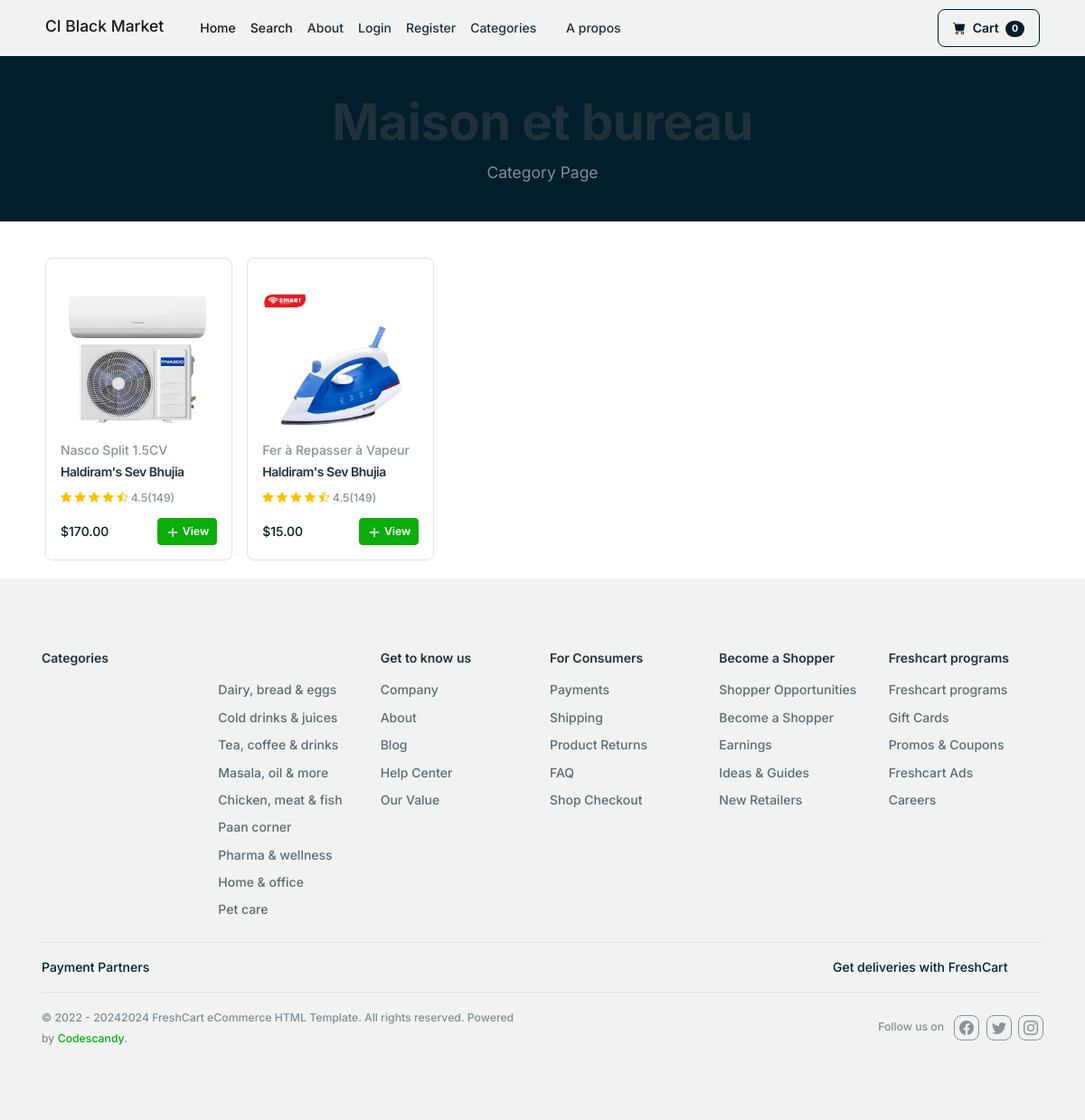
The page /category/Maison et bureau on the database its author committed.
### store/models.py (models this page shows, shortened)
class Category(models.Model):
	name = models.CharField(max_length=50)
	def __str__(self):
		return self.name
	class Meta:
		verbose_name_plural = 'categories'

class Product(models.Model):
	name = models.CharField(max_length=100)
	price = models.DecimalField(default=0, decimal_places=2, max_digits=6)
	category = models.ForeignKey(Category, on_delete=models.CASCADE, default=1)
	description = models.CharField(max_length=250, default='', blank=True, null=True)
	image = models.ImageField(upload_to='uploads/product/')
	is_sale = models.BooleanField(default=False)
	sale_price = models.DecimalField(default=0, decimal_places=2, max_digits=6)

### store/views.py (the view)
# urls.py: path('category/<str:foo>', views.category, name='category'),
def category(request, foo):
	foo = foo.replace('-', ' ')
	try:
		category = Category.objects.get(name=foo)
		products = Product.objects.filter(category=category)
		return render(request, 'category.html', {'products':products, 'category':category})
	except:
		messages.success(request, ("That Category Doesn't Exist..."))
		return redirect('home')

### cart/cart.py (called while the page is built)
	def __len__(self):
		return len(self.cart)

### cart/context_processors.py (called while the page is built)
def cart(request):
	return {'cart': Cart(request)}

### store/templates/category.html
{% extends 'base.html' %}
{% block content %}
        <header class="bg-dark py-5">
            <div class="container px-4 px-lg-5 my-5">
                <div class="text-center text-white">
                    <h1 class="display-4 fw-bolder">
                    {{ category }}
                </h1>
                    <p class="lead fw-normal text-white-50 mb-0">Category Page</p>
                </div>
            </div>
        </header>
        <section class="py-5">
            <div class="container px-4 px-lg-5 mt-5">
                <div class="row g-4 row-cols-lg-5 row-cols-2 row-cols-md-3">
                {% for product in products %}
                    {% if product.is_sale %}
                    <div class="col">
                        <div class="card card-product">
                          <div class="card-body">
                            <div class="text-center position-relative">
                              <div class="position-absolute top-0 start-0">
                                <span class="badge bg-danger">Sale</span>
                              </div>
                              <img src="{{ product.image.url }}" alt="Grocery Ecommerce Template" class="mb-3 img-fluid">
                            </div>
                            <div class="text-small mb-1">
                              <a href="{% url 'product' product.id  %}" class="text-decoration-none text-muted">{{ product.category }}</a>
                            </div>
                            <h2 class="fs-6"><a href="{% url 'product' product.id  %}" class="text-inherit text-decoration-none">{{ product.name }}</a></h2>
                            <div>
                              <small class="text-warning">
                                <i class="bi bi-star-fill"></i>
                                <i class="bi bi-star-fill"></i>
                                <i class="bi bi-star-fill"></i>
                                <i class="bi bi-star-fill"></i>
                                <i class="bi bi-star-half"></i>
                              </small>
                              <span class="text-muted small">4.5(149)</span>
                            </div>
                            <div class="d-flex justify-content-between align-items-center mt-3">
                              <div>
                                <span class="text-dark">${{ product.sale_price }}</span>
                                <span class="text-decoration-line-through text-muted">${{ product.price }}</span>
                              </div>
                              <div>
                                <a href="{% url 'product' product.id  %}" class="btn btn-primary btn-sm">
                                  <svg xmlns="http://www.w3.org/2000/svg" width="16" height="16" viewBox="0 0 24 24" fill="none" stroke="currentColor" stroke-width="2" stroke-linecap="round" stroke-linejoin="round" class="feather feather-plus">
                                    <line x1="12" y1="5" x2="12" y2="19"></line>
                                    <line x1="5" y1="12" x2="19" y2="12"></line>
                                  </svg>
                                  View
                                </a>
                              </div>
                            </div>
                          </div>
                        </div>
                    {% else %}
                    <div class="col">
                        <div class="card card-product">
                          <div class="card-body">
                            <div class="text-center position-relative">
                              <img src="{{ product.image.url }}" alt="Grocery Ecommerce Template" class="mb-3 img-fluid">
                            </div>
                            <div class="text-small mb-1">
                              <a href="{% url 'product' product.id  %}" class="text-decoration-none text-muted">{{ product.name }}</a>
                            </div>
                            <h2 class="fs-6"><a href="{% url 'product' product.id  %}" class="text-inherit text-decoration-none">Haldiram's Sev Bhujia</a></h2>
                            <div>
                              <small class="text-warning">
                                <i class="bi bi-star-fill"></i>
                                <i class="bi bi-star-fill"></i>
                                <i class="bi bi-star-fill"></i>
                                <i class="bi bi-star-fill"></i>
                                <i class="bi bi-star-half"></i>
                              </small>
                              <span class="text-muted small">4.5(149)</span>
                            </div>
                            <div class="d-flex justify-content-between align-items-center mt-3">
                              <div>
                                <span class="text-dark">${{ product.price }}</span>
                              </div>
                              <div>
                                <a href="{% url 'product' product.id  %}" class="btn btn-primary btn-sm">
                                  <svg xmlns="http://www.w3.org/2000/svg" width="16" height="16" viewBox="0 0 24 24" fill="none" stroke="currentColor" stroke-width="2" stroke-linecap="round" stroke-linejoin="round" class="feather feather-plus">
                                    <line x1="12" y1="5" x2="12" y2="19"></line>
                                    <line x1="5" y1="12" x2="19" y2="12"></line>
                                  </svg>
                                  View
                                </a>
                              </div>
                            </div>
                          </div>
                        </div>
                        {% endif %}
                    </div>
                    {% endfor %}
                </div>
            </div>
        </section>
{% endblock %}

### rows shown on the page
Category: name "Maison et bureau"
Product: image (picture), name "Nasco Split 1.5CV", price "170.00"
Product: image (picture), name "Fer à Repasser à Vapeur", price "15.00"

### other values the page prints
{{ cart|length }} "0"
